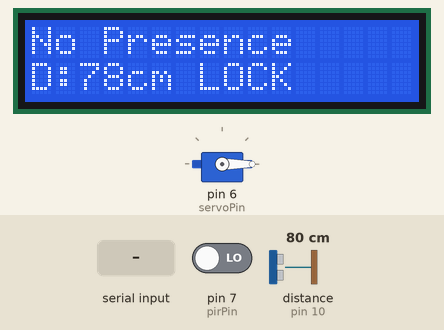
Simulated run of this sketch. Board: Arduino Uno, built with avr-gcc and run on an emulated ATmega328P. Parts: servo, 16×2 character LCD. Wiring (inferred from the names in the program): ultrasonic range finder: trigger pin 9; echo pin 10. Inputs (shaded band) come from the test bench; at power-on: pin 7 (pirPin) LOW, distance to the obstacle (sensor on pin 10) 80 cm. The echo pulse lasts 58.3 µs per cm; what the sketch prints to the serial monitor is not drawn.

Above: at 2.7 s.
2.8 s: "unlock\n" received over Serial
At 4.1 s:
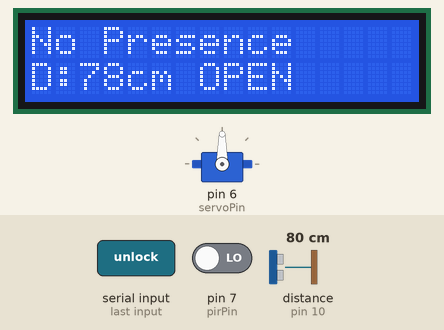
4.5 s: pin 7 (pirPin) driven HIGH
At 6.3 s:
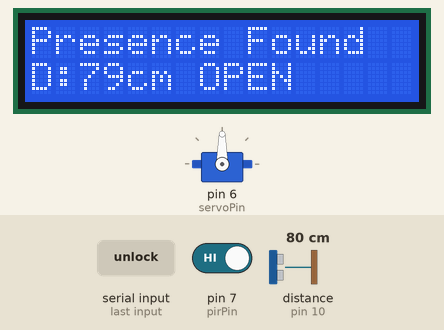
7.5 s: distance to the obstacle (sensor on pin 10) set to 120 cm
At 8.5 s:
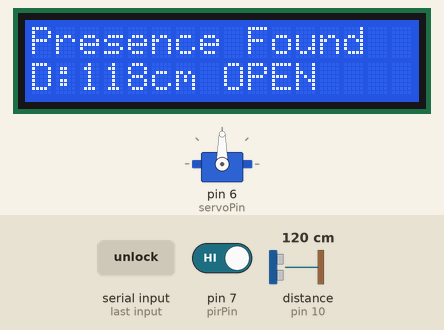
10.5 s: "lock\n" received over Serial
At 12.5 s:
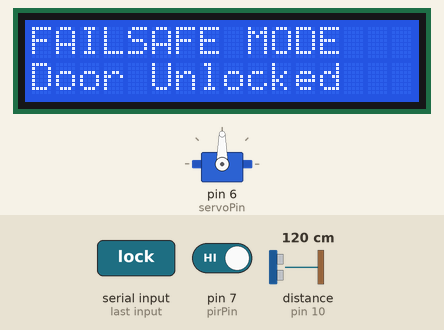
Timing chart, 0 to 14.0 s (numbered marks = the images above; inputs shaded):
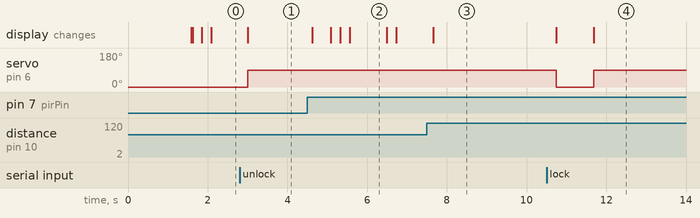

Measured:
- after the input at 2.8 s, servo on pin 6 (servoPin): 0° → 90° after 0.21 s; the display: changes after 0.21 s (image 1)
- after the input at 4.5 s, the display: first changes after 0.12 s (image 2 shows a later state)
- after the input at 7.5 s, the display: changes after 0.16 s (image 3)
- after the input at 10.5 s, servo on pin 6 (servoPin): 90° → 0° after 0.24 s, → 90° 0.95 s later; the display: first changes after 0.24 s (image 4 shows a later state)

The sketch:

smart_lock.ino
```cpp
#include <Servo.h>
#include <Wire.h>
#include <LiquidCrystal_I2C.h>

// Pins
const int trigPin = 9;
const int echoPin = 10;
const int pirPin = 7;
const int servoPin = 6;

// Servo angles
const int lockedAngle = 0;
const int unlockedAngle = 90;

// Detection
const int presenceDistance = 30; // cm

// Heartbeat fail-safe
unsigned long lastHeartbeatTime = 0;
const unsigned long heartbeatTimeout = 10000; // 10 seconds
bool failSafeMode = false;

// Timers
unsigned long lastSendTime = 0;
const unsigned long sendInterval = 1000;

// Components
Servo lockServo;
LiquidCrystal_I2C lcd(0x27, 16, 2);

// States
bool isLocked = true;
bool pirMotion = false;
bool ultrasonicPresence = false;
bool overallPresence = false;

void setup() {
  Serial.begin(9600);

  pinMode(trigPin, OUTPUT);
  pinMode(echoPin, INPUT);
  pinMode(pirPin, INPUT);

  lockServo.attach(servoPin);
  lockDoor();

  lcd.init();
  lcd.backlight();

  lcd.setCursor(0, 0);
  lcd.print("Entrance Node");
  lcd.setCursor(0, 1);
  lcd.print("System Ready");
  delay(1500);
  lcd.clear();

  lastHeartbeatTime = millis();
}

void loop() {
  int distance = getDistance();

  pirMotion = digitalRead(pirPin);
  ultrasonicPresence = distance > 0 && distance <= presenceDistance;
  overallPresence = pirMotion || ultrasonicPresence;

  readSerialCommand();
  checkHeartbeatFailSafe();

  updateLCD(distance);

  if (millis() - lastSendTime >= sendInterval) {
    sendStatus(distance);
    lastSendTime = millis();
  }

  delay(200);
}

int getDistance() {
  digitalWrite(trigPin, LOW);
  delayMicroseconds(2);

  digitalWrite(trigPin, HIGH);
  delayMicroseconds(10);
  digitalWrite(trigPin, LOW);

  long duration = pulseIn(echoPin, HIGH, 30000);

  if (duration == 0) {
    return -1;
  }

  int distance = duration * 0.034 / 2;
  return distance;
}

void readSerialCommand() {
  if (Serial.available() > 0) {
    String command = Serial.readStringUntil('\n');
    command.trim();
    command.toLowerCase();

    if (command == "heartbeat") {
      lastHeartbeatTime = millis();
      failSafeMode = false;
    }
    else if (command == "lock") {
      failSafeMode = false;
      lockDoor();
    }
    else if (command == "unlock") {
      failSafeMode = false;
      unlockDoor();
    }
  }
}

void checkHeartbeatFailSafe() {
  if (millis() - lastHeartbeatTime > heartbeatTimeout) {
    failSafeMode = true;
    unlockDoor();
  }
}

void lockDoor() {
  lockServo.write(lockedAngle);
  isLocked = true;
}

void unlockDoor() {
  lockServo.write(unlockedAngle);
  isLocked = false;
}

void updateLCD(int distance) {
  lcd.clear();

  if (failSafeMode) {
    lcd.setCursor(0, 0);
    lcd.print("FAILSAFE MODE");
    lcd.setCursor(0, 1);
    lcd.print("Door Unlocked");
    return;
  }

  lcd.setCursor(0, 0);

  if (overallPresence) {
    lcd.print("Presence Found");
  } else {
    lcd.print("No Presence");
  }

  lcd.setCursor(0, 1);

  if (distance == -1) {
    lcd.print("D:-- ");
  } else {
    lcd.print("D:");
    lcd.print(distance);
    lcd.print("cm ");
  }

  if (isLocked) {
    lcd.print("LOCK");
  } else {
    lcd.print("OPEN");
  }
}

void sendStatus(int distance) {
  Serial.print("distance=");
  Serial.print(distance);

  Serial.print(",pir=");
  Serial.print(pirMotion ? 1 : 0);

  Serial.print(",ultrasonic=");
  Serial.print(ultrasonicPresence ? 1 : 0);

  Serial.print(",presence=");
  Serial.print(overallPresence ? 1 : 0);

  Serial.print(",lock=");
  Serial.print(isLocked ? "locked" : "unlocked");

  Serial.print(",failsafe=");
  Serial.println(failSafeMode ? 1 : 0);
}
```
